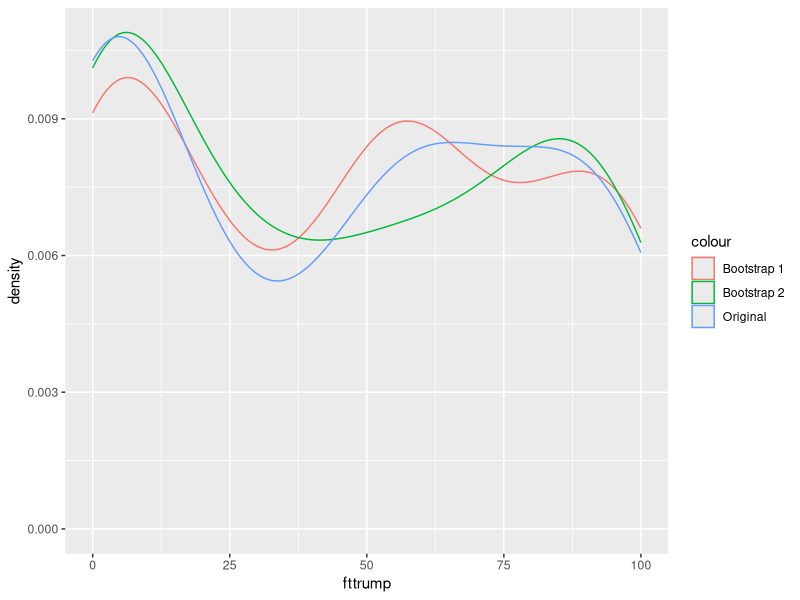
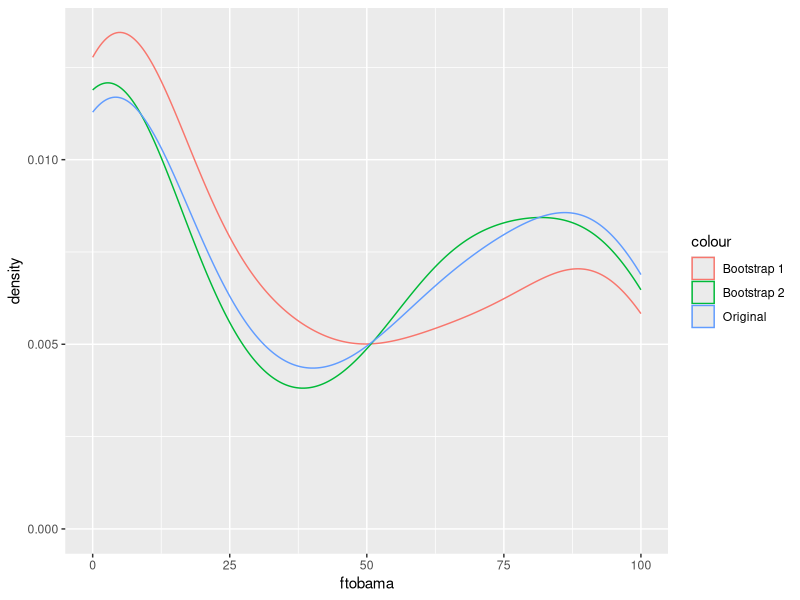
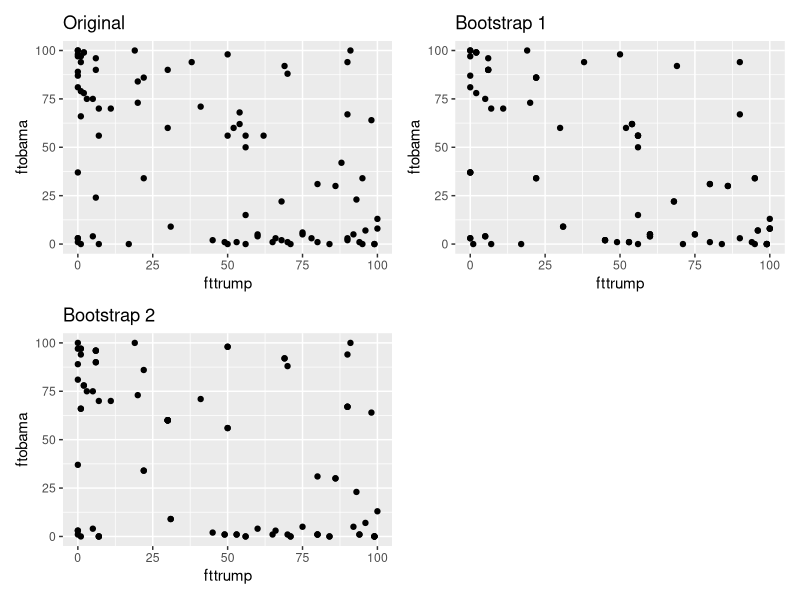

These charts were generated, in order, by the following R code:
## ---- chunk 1
library(knitr)
## ---- chunk 2
library(tidyverse)
library(here)
anes_full <- read_csv('data/anes_2016.csv')
## ---- chunk 3
anes <- anes_full %>% 
  mutate(ftobama = ifelse(!between(ftobama, 0, 100), NA, ftobama),
         fttrump = ifelse(!between(fttrump, 0, 100), NA, fttrump)) %>% 
  na.omit() %>% 
  select(ftobama, fttrump)
## ---- chunk 4
set.seed(1234)
bootstraps <- list()
for(i in 1:2){
  b <- sample(length(anes$ftobama), length(anes$ftobama), replace = T)
  bootstraps[[i]] = anes[b, ]
}
## ---- chunk 5
bootstraps
## ---- chunk 6
ggplot() +
  geom_density(data = bootstraps[[1]], aes(x = fttrump, color = 'Bootstrap 1')) +
  geom_density(data = bootstraps[[2]], aes(x = fttrump, color = 'Bootstrap 2')) +
  geom_density(data = anes, aes(x = fttrump, color = 'Original'))

ggplot() +
  geom_density(data = bootstraps[[1]], aes(x = ftobama, color = 'Bootstrap 1')) +
  geom_density(data = bootstraps[[2]], aes(x = ftobama, color = 'Bootstrap 2')) +
  geom_density(data = anes, aes(x = ftobama, color = 'Original'))
## ---- chunk 7
library(patchwork)
og <- ggplot(data = anes, aes(fttrump, ftobama)) +
  geom_point() +
  labs(title = 'Original')

bs1 <- ggplot(data = bootstraps[[1]], aes(fttrump, ftobama)) +
  geom_point() + 
  labs(title = 'Bootstrap 1')

bs2 <- ggplot(data = bootstraps[[2]], aes(fttrump, ftobama)) +
  geom_point() + 
  labs(title = 'Bootstrap 2')

og + bs1 + bs2 + plot_layout(widths = c(2,2))
## ---- chunk 8
library(boot)
med <- function(d, i){
  d2 <- d[i,]
  return(median(d2$ftobama))
}

res <- boot(data = anes, statistic = med, R = 1000)
## ---- chunk 9
boot.ci(boot.out = res, conf = 0.95)
